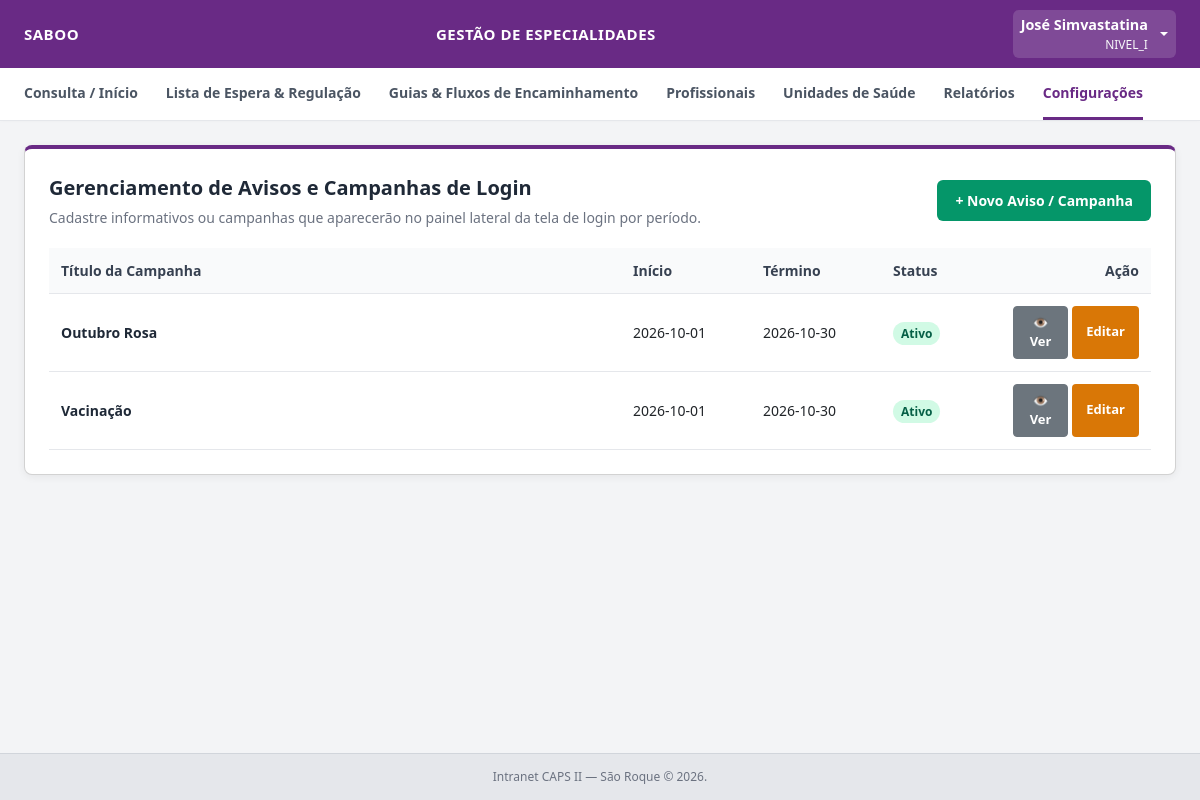
Page /admin/configuracoes/campanhas (signed in) on the committed database.
### tables this page shows
CREATE TABLE campanhas_avisos (
            id INTEGER PRIMARY KEY AUTOINCREMENT,
            titulo TEXT NOT NULL,
            data_inicio DATE NOT NULL,
            data_fim DATE NOT NULL,
            arquivo_path TEXT,
            descricao_texto TEXT,
            ativo INTEGER DEFAULT 1,
            created_at TIMESTAMP DEFAULT CURRENT_TIMESTAMP
        );

### app.py (the view)
@app.route('/admin/configuracoes/campanhas', methods=['GET'])
@login_required
@nivel_i_required
def admin_campanhas():
    conn = get_db_connection()
    campanhas = [
        dict(row)
        for row in conn.execute(
            'SELECT * FROM campanhas_avisos ORDER BY data_inicio DESC'
        ).fetchall()
    ]
    conn.close()
    return render_template('admin_avisos_e_campanhas.html', campanhas=campanhas)

### app.py (called while the page is built)
def get_db_connection():
    conn = sqlite3.connect(DB_PATH)
    conn.row_factory = sqlite3.Row
    conn.execute('PRAGMA foreign_keys = ON;')
    return conn

def login_required(f):
    @wraps(f)
    def decorated_function(*args, **kwargs):
        if 'usuario_id' not in session:
            flash('Por favor, faça login para acessar o sistema.', 'warning')
            return redirect(url_for('login'))
        return f(*args, **kwargs)
    return decorated_function

def nivel_i_required(f):
    @wraps(f)
    def decorated_function(*args, **kwargs):
        if session.get('perfil') != 'NIVEL_I':
            flash(
                'Acesso restrito à gestão e administração do sistema (Nível I).',
                'danger',
            )
            return redirect(url_for('dashboard'))
        return f(*args, **kwargs)
    return decorated_function

### templates/admin_avisos_e_campanhas.html (shortened to what this page needs)
{% set perfil = session.get('perfil') %}
<!DOCTYPE html>
<html lang="pt-BR">
<head>
    <link href="https://cdn.jsdelivr.net/npm/bootstrap@5.3.0/dist/css/bootstrap.min.css" rel="stylesheet">
    <link href="https://cdn.jsdelivr.net/npm/summernote@0.8.18/dist/summernote-lite.min.css" rel="stylesheet">
</head>
<body>
    <div class="topbar">
        <div class="title">{{ session.get('estabelecimento', 'CAPS II — São Roque') }}</div>
        <div class="center-title">Gestão de Especialidades</div>
        <div class="dropdown">
            <a class="dropdown-toggle text-white d-flex align-items-center text-decoration-none py-1 px-2 rounded"
               href="#" id="userMenuDropdown" role="button" data-bs-toggle="dropdown" aria-expanded="false" style="background: rgba(255,255,255,0.15);">
                <div class="text-end me-2">
                    <span class="d-block fw-semibold text-white" style="font-size: 0.9rem;">{{ session.get('nome') }}</span>
                    <small class="d-block text-light opacity-85" style="font-size: 0.75rem;">{{ session.get('perfil') }}</small>
                </div>
            </a>
        </div>
    </div>
    <div class="navbar">
        <a href="/dashboard">Consulta / Início</a>
        <a href="/lista-espera">Lista de Espera & Regulação</a>
        <a href="/guias-fluxo">Guias & Fluxos de Encaminhamento</a>
        {% if perfil == 'NIVEL_I' %}
            <a href="/admin/profissionais">Profissionais</a>
            <a href="/admin/estabelecimentos">Unidades de Saúde</a>
            <a href="/relatorios">Relatórios</a>
            <a href="/admin/configuracoes" class="active">Configurações</a>
        {% endif %}
    </div>
    <div class="container">
        <div class="card">
            <div class="header-flex">
                <div>
                    <div class="header-title">Gerenciamento de Avisos e Campanhas de Login</div>
                    <div class="header-sub">Cadastre informativos ou campanhas que aparecerão no painel lateral da tela de login por período.</div>
                </div>
                <button type="button" class="btn-novo" onclick="abrirModalNovo()">+ Novo Aviso / Campanha</button>
            </div>
            <table class="table-data">
                <thead>
                    <tr>
                        <th>Título da Campanha</th>
                        <th style="width: 130px;">Início</th>
                        <th style="width: 130px;">Término</th>
                        <th style="width: 120px;">Status</th>
                        <th style="width: 150px; text-align: right;">Ação</th>
                    </tr>
                </thead>
                <tbody>
                    {% if campanhas %}
                        {% for c in campanhas %}
                        <tr>
                            <td style="font-weight: 600; color: #1f2937; vertical-align: middle;">{{ c.titulo }}</td>
                            <td style="vertical-align: middle;">{{ c.data_inicio }}</td>
                            <td style="vertical-align: middle;">{{ c.data_fim }}</td>
                            <td style="vertical-align: middle;">
                                <span class="{% if c.ativo == 1 %}badge-ativo{% else %}badge-inativo{% endif %}">
                                    {{ 'Ativo' if c.ativo == 1 else 'Inativo' }}
                                </span>
                            </td>
                            <td style="text-align: right; vertical-align: middle;">
                                <div class="d-flex justify-content-end gap-1">
                                    <button type="button" class="btn btn-sm btn-secondary" style="font-size: 13px; font-weight: 600; padding: 6px 10px;"
                                            onclick="abrirModalPreview('{{ c.titulo }}', `{{ c.descricao_texto | default('', true) | safe }}`, '{{ c.arquivo_path or '' }}')">
                                        👁️ Ver
                                    </button>
                                    <button type="button" class="btn-edit" onclick="abrirModalEditar('{{ c.id }}', '{{ c.titulo }}', '{{ c.data_inicio }}', '{{ c.data_fim }}', '{{ c.ativo }}', `{{ c.descricao_texto | default('', true) | safe }}`)">Editar</button>
                                </div>
                            </td>
                        </tr>
                        {% endfor %}
                    {% else %}
                        <tr>
                            <td colspan="5" style="text-align: center; color: #6b7280; padding: 24px;">Nenhuma campanha ou aviso cadastrado no momento.</td>
                        </tr>
                    {% endif %}
                </tbody>
            </table>
        </div>
    </div>
    <div class="footer">Intranet CAPS II — São Roque &copy; 2026.</div>
</body>
</html>

### templates/admin_avisos_e_campanhas.html (style rules this page uses)
* { box-sizing: border-box; margin: 0; padding: 0; font-family: 'Segoe UI', Tahoma, Geneva, Verdana, sans-serif; }
body { background-color: #f3f4f6; min-height: 100vh; display: flex; flex-direction: column; }
.topbar { background-color: #692A85; color: white; padding: 10px 24px; display: flex; justify-content: space-between; align-items: center; box-shadow: 0 2px 4px rgba(0,0,0,0.1); }
.topbar .title { font-size: 15px; font-weight: 600; text-transform: uppercase; letter-spacing: 0.5px; white-space: nowrap; overflow: hidden; text-overflow: ellipsis; max-width: 280px; }
.topbar .center-title { font-size: 15px; font-weight: 600; text-transform: uppercase; letter-spacing: 0.5px; }
.navbar { background: white; border-bottom: 1px solid #e5e7eb; padding: 0 24px; display: flex; flex-direction: row; justify-content: flex-start; gap: 28px; width: 100%; overflow-x: auto; white-space: nowrap; box-shadow: 0 1px 3px rgba(0,0,0,0.02); }
.navbar a { text-decoration: none; color: #4b5563; font-size: 14px; font-weight: 600; padding: 14px 0; border-bottom: 3px solid transparent; transition: all 0.2s; display: inline-block; flex-shrink: 0; }
.navbar a:hover, .navbar a.active { color: #692A85; border-bottom-color: #692A85; }
.container { flex: 1; padding: 24px; max-width: 1200px; margin: 0 auto; width: 100%; }
.card { background: white; padding: 24px; border-radius: 8px; box-shadow: 0 2px 8px rgba(0,0,0,0.06); border-top: 4px solid #692A85; }
.header-flex { display: flex; justify-content: space-between; align-items: center; margin-bottom: 20px; }
.header-title { font-size: 20px; color: #1f2937; font-weight: 700; }
.header-sub { font-size: 14px; color: #6b7280; margin-top: 4px; }
.btn-novo { background-color: #059669; color: white; border: none; padding: 10px 18px; border-radius: 6px; font-weight: 600; cursor: pointer; font-size: 14px; }
.table-data { width: 100%; border-collapse: collapse; font-size: 14px; text-align: left; }
.table-data th, .table-data td { padding: 12px; border-bottom: 1px solid #e5e7eb; }
.table-data th { background: #f9fafb; color: #374151; font-weight: 600; }
.badge-ativo { background: #d1fae5; color: #065f46; padding: 3px 8px; border-radius: 12px; font-size: 12px; font-weight: 600; }
.btn-edit { background: #d97706; color: white; border: none; padding: 6px 14px; border-radius: 4px; font-size: 13px; font-weight: 600; cursor: pointer; transition: background 0.2s; }
.footer { text-align: center; padding: 14px 0; font-size: 12px; color: #6b7280; background-color: #e5e7eb; margin-top: auto; border-top: 1px solid #d1d5db; }

### rows in the picture
campanhas_avisos: titulo "Outubro Rosa", data_inicio "2026-10-01", data_fim "2026-10-30", ativo "Ativo"
campanhas_avisos: titulo "Vacinação", data_inicio "2026-10-01", data_fim "2026-10-30", ativo "Ativo"

### other values in the picture
{{ session.get('estabelecimento', 'CAPS II — São Roque') }} "SABOO"
{{ session.get('nome') }} "José Simvastatina"
{{ session.get('perfil') }} "NIVEL_I"
